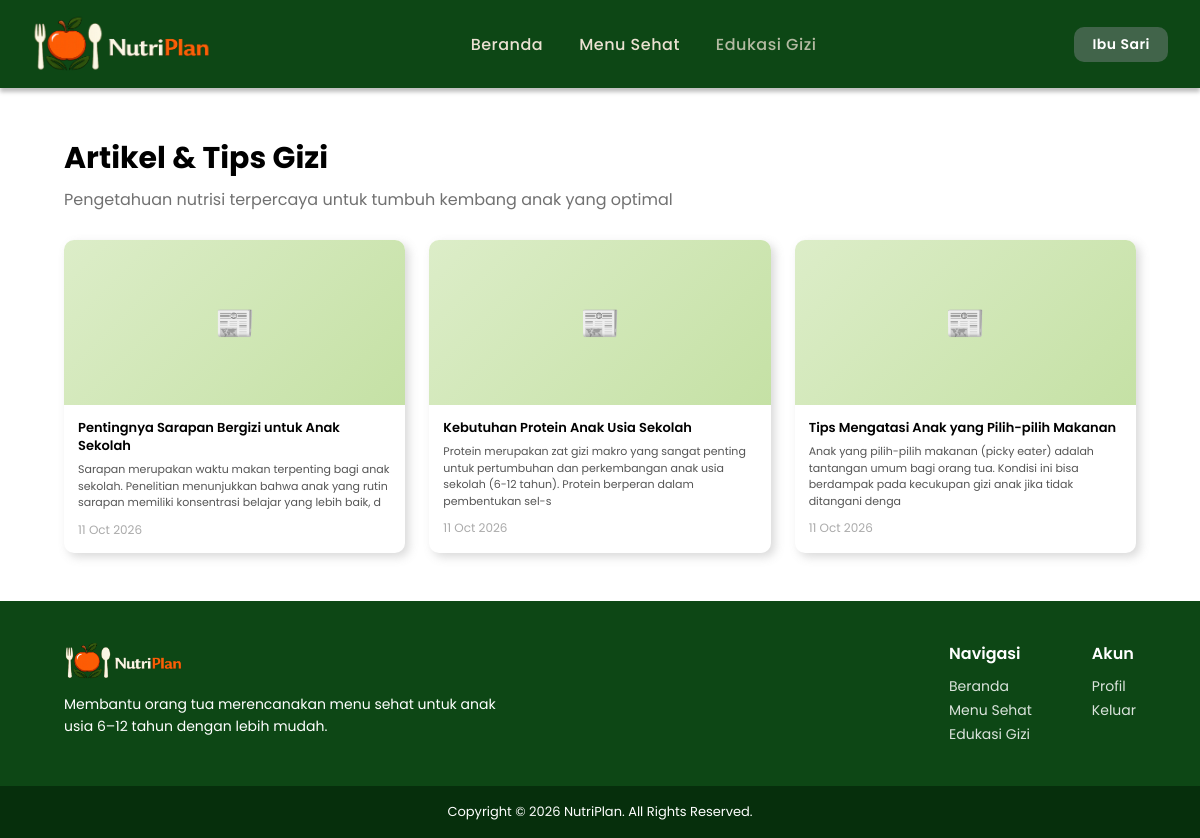
The app's page /index.php?page=edukasi (signed in) with its own data.
### tables this page shows
CREATE TABLE IF NOT EXISTS edukasi (
  id_edukasi INT AUTO_INCREMENT PRIMARY KEY,
  judul      VARCHAR(255) NOT NULL,
  isi        TEXT NOT NULL,
  gambar     VARCHAR(255) DEFAULT NULL,
  created_at TIMESTAMP DEFAULT CURRENT_TIMESTAMP
);

### pages/edukasi.php (the view, shortened to what this page needs)
<?php
$edukasi = [];
$stmt = mysqli_prepare($conn, "SELECT id_edukasi, judul, isi, gambar, created_at FROM edukasi ORDER BY created_at DESC");
mysqli_stmt_execute($stmt);
$result = mysqli_stmt_get_result($stmt);
while ($row = mysqli_fetch_assoc($result)) {
    $edukasi[] = $row;
}
?>
<!DOCTYPE html>
<html lang="id">
<head>
    <link rel="stylesheet" href="/assets/css/style.css">
</head>
<body>
<?php include ROOT . '/includes/navbar.php'; ?>
<section class="section">
    <h2 class="section-title">Artikel & Tips Gizi</h2>
    <p class="section-subtitle">Pengetahuan nutrisi terpercaya untuk tumbuh kembang anak yang optimal</p>
    <?php if ($edukasi): ?>
    <div class="edukasi-grid">
        <?php foreach ($edukasi as $e): ?>
        <a href="/index.php?page=edukasi_detail&id=<?= $e['id_edukasi'] ?>" class="news-card" style="text-decoration:none; color:inherit;">
            <?php if ($e['gambar'] && file_exists(ROOT . '/assets/images/' . $e['gambar'])): ?>
                <img class="news-card-img" src="/assets/images/<?= htmlspecialchars($e['gambar']) ?>" alt="<?= htmlspecialchars($e['judul']) ?>">
            <?php else: ?>
                <div class="news-card-img-placeholder">📰</div>
            <?php endif; ?>
            <div class="news-card-body">
                <div class="news-card-title"><?= htmlspecialchars($e['judul']) ?></div>
                <div class="news-card-excerpt"><?= htmlspecialchars(strip_tags(substr($e['isi'], 0, 160))) ?></div>
                <div style="margin-top:10px; font-size:12px; color:#aaa;">
                    <?= date('d M Y', strtotime($e['created_at'])) ?>
                </div>
            </div>
        </a>
        <?php endforeach; ?>
    </div>
    <?php else: ?>
    <p style="text-align:center; color:#888; padding:60px 0; font-size:18px;">Belum ada artikel tersedia.</p>
    <?php endif; ?>
</section>
<?php include ROOT . '/includes/footer.php'; ?>
</body>
</html>

### assets/css/style.css (style rules this page uses)
*, *::before, *::after { margin: 0; padding: 0; box-sizing: border-box; }
body { font-family: 'Poppins', sans-serif; background: #fff; color: #111; padding-top: 88px; min-height: 100vh; display: flex; flex-direction: column; }
a { text-decoration: none; color: inherit; }
:root { --green-primary: #0d4715; --green-secondary: #41644a; --green-light: rgba(13, 71, 21, 0.15); --green-overlay: rgba(13, 71, 21, 0.85); --shadow-card: 4px 4px 9.75px rgba(109, 109, 109, 0.25); --radius-sm: 10px; --radius-lg: 20px; --radius-xl: 30px; }
.section { padding: 48px 64px; }
.section-title { font-size: 30px; font-weight: 700; color: #000; margin-bottom: 6px; }
.section-subtitle { font-size: 16px; font-weight: 400; color: #717171; margin-bottom: 28px; }
.news-card { background: #fff; border-radius: var(--radius-sm); box-shadow: var(--shadow-card); overflow: hidden; cursor: pointer; transition: transform .25s; }
.news-card-img-placeholder { width: 100%; height: 165px; background: linear-gradient(135deg, #dcedc8, #c5e1a5); display: flex; align-items: center; justify-content: center; font-size: 32px; }
.news-card-body { padding: 14px; }
.news-card-title { font-size: 13px; font-weight: 600; color: #000; line-height: 1.4; margin-bottom: 6px; display: -webkit-box; -webkit-line-clamp: 3; -webkit-box-orient: vertical; overflow: hidden; }
.news-card-excerpt { font-size: 11px; font-weight: 400; color: #555; line-height: 1.5; display: -webkit-box; -webkit-line-clamp: 4; -webkit-box-orient: vertical; overflow: hidden; }
.edukasi-grid { display: grid; grid-template-columns: repeat(3, 1fr); gap: 24px; }

### records on screen
edukasi: judul "Pentingnya Sarapan Bergizi untuk Anak Sekolah", isi "Sarapan merupakan waktu makan terpenting bagi anak sekolah. Penelitian menunjukkan bahwa anak yang rutin sarapan memiliki konsentrasi belajar yang lebih baik, d", created_at "11 Oct 2026"
edukasi: judul "Kebutuhan Protein Anak Usia Sekolah", isi "Protein merupakan zat gizi makro yang sangat penting untuk pertumbuhan dan perkembangan anak usia sekolah (6-12 tahun). Protein berperan dalam pembentukan sel-s", created_at "11 Oct 2026"
edukasi: judul "Tips Mengatasi Anak yang Pilih-pilih Makanan", isi "Anak yang pilih-pilih makanan (picky eater) adalah tantangan umum bagi orang tua. Kondisi ini bisa berdampak pada kecukupan gizi anak jika tidak ditangani denga", created_at "11 Oct 2026"

### other values on screen
$_SESSION['nama'] "Ibu Sari"
